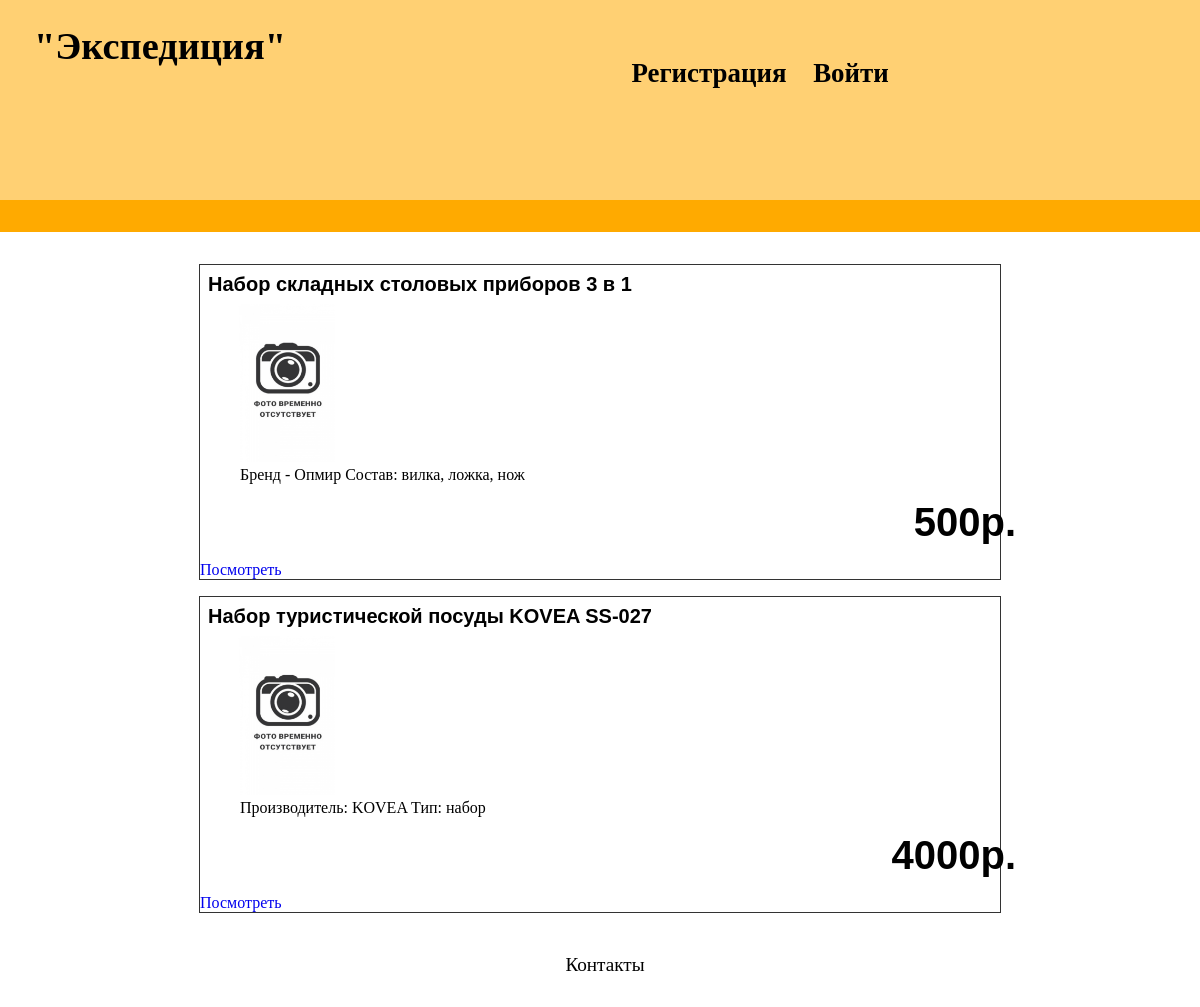
The app's page /category.php?category=Приборы with its own data.
### tables this page shows
CREATE TABLE `product` (
  `id` int(11) NOT NULL,
  `category` enum('Обувь','Костюм','Снаряжение','Приборы') NOT NULL,
  `name` varchar(50) NOT NULL,
  `description` varchar(255) NOT NULL,
  `img` longtext NOT NULL,
  `property` text NOT NULL,
  `price` float NOT NULL
);

### include/mysqli.php (called while the page is built, shortened)
<?php
	$conn = FALSE;
	function rowSet($result) {
		$fetchArray = array();
		while($row = mysqli_fetch_assoc($result))
			array_push($fetchArray, $row);
		return $fetchArray;
	}
	function db_select($table = "", $where = "") {
		global $conn;
		$table = $table == "" ? "product" : $table;
		$where = $where == "" ? "" : " WHERE $where";
		$query = "SELECT * FROM $table $where";
		$result = mysqli_query($conn, $query);
		if(mysqli_num_rows($result) > 0)
			return rowSet($result);
	}

### category.php (the view, shortened to what this page needs)
<?php
	require_once "include/mysqli.php";
	if(!empty($_GET["category"])) {
		$category = $_GET["category"];
		$result = db_select("product", "category='$category'");
	} else
		header("Location: /");
?>
<!DOCTYPE html>
<html>
<head>
	<?php require_once "block/head.php"; ?>
	<link rel="stylesheet" href="css/category.css">
</head>
<body>
	<?php
		require_once "block/header.php";
	?>
	<main>
		<?php
			foreach($result as $key => $val) {
				$id = $val["id"];
				$name = $val["name"];
				$price = $val["price"];
				$decsription = $val["description"];
				$img = $val["img"] == "" ? "img/no-img.png" : $val["img"];
				switch($_SESSION["status"]) {
					default:
						$article = <<<_OUT
						<article id="$id">
							<header class="name">$name</header>
							<div class="wrap">
								<figure>
									<img src="$img">
								</figure>
							<p class="description">$decsription</p>
							</div>
							<footer class="price">$price</footer>
							<div class="p">
							<a href="viewer.php?product=$id" class="btn">Посмотреть</a>
							</div>
						</article>
_OUT;
					break;
				}
				echo $article;
			}
		?>
		<?php
		require_once "block/footer.php";
	?>
	</main>
</body>
</html>

### main.css (style rules this page uses)
* { margin: 0; padding: 0; }
a { text-decoration: none; }
html, body { background-color:#FFAA00; height: 100%; }
body { max-width: 1280px; min-width: 800px; width: 100%;; margin: 0 auto; }
footer { width: 100%; height: auto; margin: 0 auto; text-align: center; padding: 25px 0 15px 0; flex: 0 0 auto; }
main { background-color: rgba(255,255,255, 1); padding: 1rem; margin: 2rem 0; }

### css/category.css (style rules this page uses)
article { left: 10%; min-width: 600px; width: 100%; max-width: 800px; border: thin solid #333; margin: 1rem auto; }
.name { font-family: Helvetica; font-size: 20px; font-weight: 600; padding: 0.5rem; }
.description { text-indent: 1.5rem; text-align: justify; padding: 0 1rem; }
.price { text-align: right; font-weight: 600; font-family: Helvetica; padding: 1rem; font-size: 250%; }
.price:after { content: "р." }
.wrap figure { margin: 0 .5rem; width: 33%; height: auto; }
.wrap img { max-width: 60%; height: auto; margin: 0 auto; }

### records on screen
product: name "Набор складных столовых приборов 3 в 1", description "Бренд - Опмир Состав: вилка, ложка, нож", price "500"
product: name "Набор туристической посуды KOVEA SS-027", description "Производитель: KOVEA Тип: набор", price "4000"
